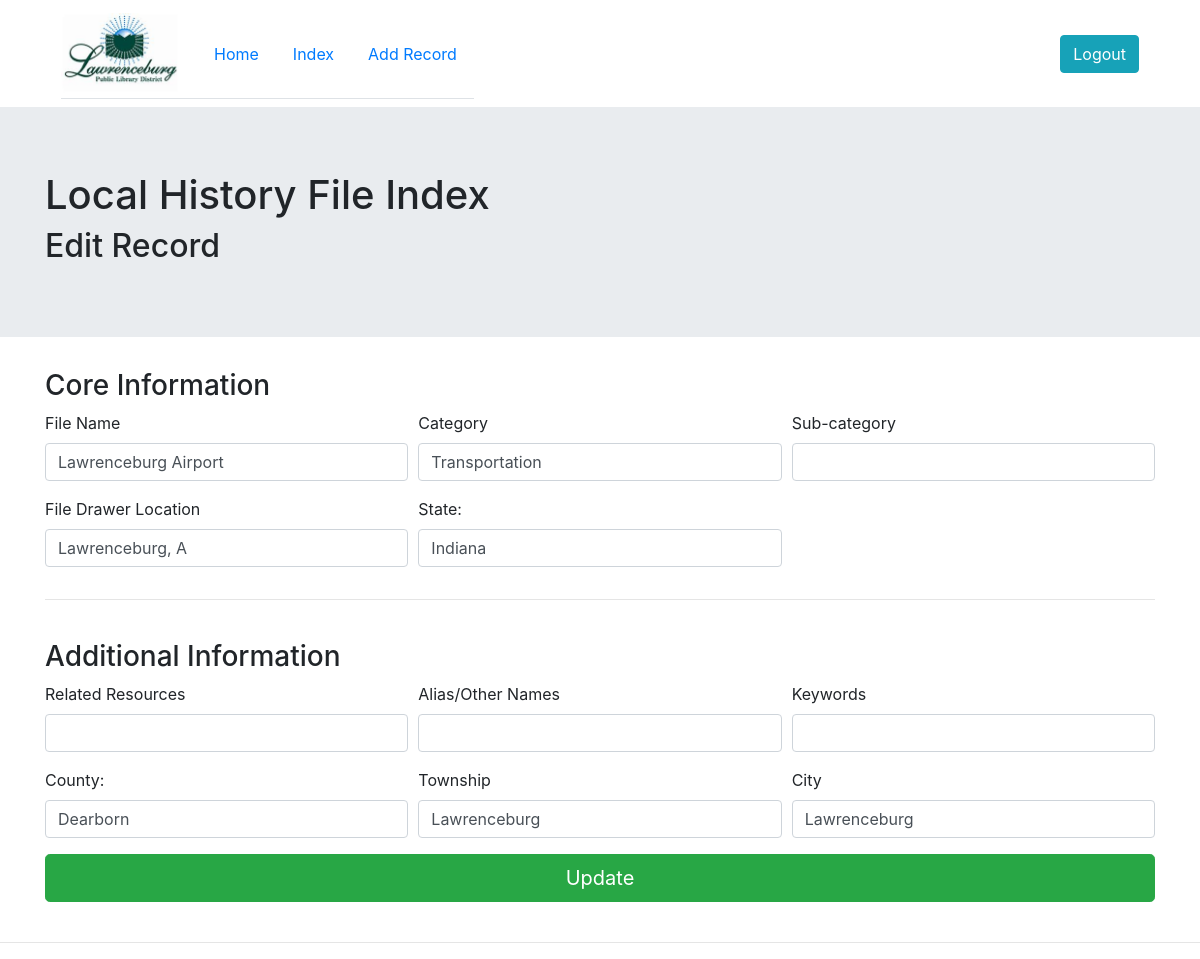
Screenshot of /edit_file.php?id=1 (signed in) with the database file from the repository.
### tables this page shows
CREATE TABLE `files` (
  `id` int(15) NOT NULL,
  `filename` varchar(255) NOT NULL,
  `category` varchar(255) NOT NULL,
  `subcategory` varchar(255) DEFAULT NULL,
  `file_location` varchar(255) NOT NULL,
  `state` varchar(255) NOT NULL,
  `county` varchar(255) DEFAULT NULL,
  `township` varchar(255) DEFAULT NULL,
  `city` varchar(255) DEFAULT NULL,
  `related` varchar(255) DEFAULT NULL,
  `alias` varchar(255) DEFAULT NULL,
  `keywords` varchar(255) DEFAULT NULL
);

### edit_file.php (the view, shortened to what this page needs)
<?php
require_once 'includes/header.php';
require_once 'includes/database.php';
$id = filter_input(INPUT_GET, 'id', FILTER_SANITIZE_NUMBER_INT);
$sql = "SELECT * FROM files WHERE id=$id";
$query = $db->query($sql);
if (!$query) {
    $errno = $db->connect_errno;
    $errmsg = $db->connect_error;
    die("Connection to database failed: ($errno) $errmsg.");
} else {
    $data = $query->fetch_assoc();
}
?>
<div class="jumbotron jumbotron-fluid">
    <div class="container">
        <h1>Local History File Index</h1>
        <h2>Edit Record</h2>
    </div>
</div>
<div class="container">
    <form action="edit_SQL.php" method="post">
        <h3>Core Information</h3>
        <div class="form-row">
            <div class="form-group col-md-4">
                <label for="filename">File Name</label>
                <input type="text" name="filename" class="form-control" value="<?php echo $data['filename'] ?>" autofocus required>
            </div>
            <div class="form-group col-md-4">
                <label for="subject">Category</label>
                <input type="text" name="category" class="form-control" value="<?php echo $data['category'] ?>" required>
            </div>
            <div class="form-group col-md-4">
                <label for="subcategory">Sub-category</label>
                <input type="text" name="subcategory" class="form-control" value="<?php echo $data['subcategory'] ?>">
            </div>
            <div class="form-group col-md-4">
                <label for="file_location">File Drawer Location</label>
                <input type="text" name="file_location" class="form-control" value="<?php echo $data['file_location'] ?>">
            </div>
            <div class="form-group col-md-4">
                <label for="state">State:</label>
                <input type="text" class="form-control" id="state" name="state" value="<?php echo $data['state'] ?>" required>
            </div>
        </div>
        <hr/>
        <br/>
        <h3>Additional Information</h3>
        <div class="form-row">
            <div class="form-group col-md-4">
                <label for="related files">Related Resources</label>
                <input type="text" name="related" class="form-control" value="<?php echo $data['related'] ?>">
            </div>
            <div class="form-group col-md-4">
                <label for="alias">Alias/Other Names</label>
                <input type="text" name="alias" class="form-control" value="<?php echo $data['alias'] ?>">
            </div>
            <div class="form-group col-md-4">
                <label for="alias">Keywords</label>
                <input type="text" name="keywords" class="form-control" value="<?php echo $data['keywords'] ?>">
            </div>
        </div>
        <div class="form-row">
            <div class="form-group col-md-4">
                <label for="county">County:</label>
                <input type="text" class="form-control" id="county" name="county" value="<?php echo $data['county'] ?>">
            </div>
            <div class="form-group col-md-4">
                <label for="township">Township</label>
                <input type="text" name="township" class="form-control" value="<?php echo $data['township'] ?>">
            </div>
            <div class="form-group col-md-4">
                <label for="city">City</label>
                <input type="text" name="city" class="form-control" value="<?php echo $data['city'] ?>">
            </div>
        </div>
        <button type="submit" class="btn btn-success btn-lg btn-block">Update</button> <br/>
    </form>
</div>
<?php
require_once 'includes/footer.php';

### rows the page displays
files: filename "Lawrenceburg Airport", category "Transportation", file_location "Lawrenceburg, A", state "Indiana", county "Dearborn", township "Lawrenceburg", city "Lawrenceburg"
